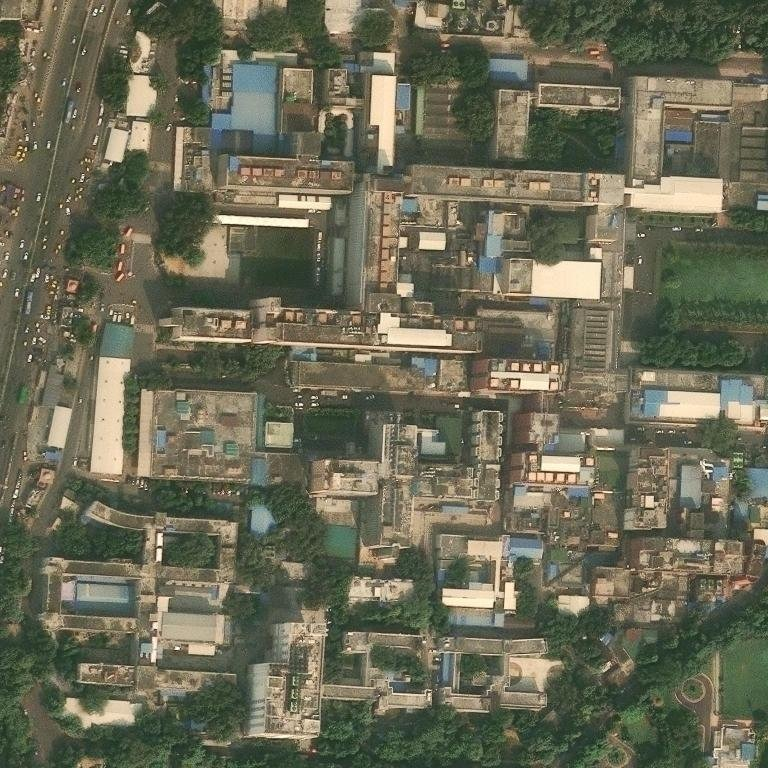
#> input picture _mosaic_z18.jpg, 768 x 768 px; its folder holds only this picture in this run
$ python -i satellite_precision_engine.py   (imports and definitions only)
#> lines starting #> are read from the running program, lines starting #| are printed output that depends on the picture; after the words box and inside, x2 and y2 are one past the last pixel; in counts of white or black regions, pixels touching at a corner belong together
#> further down, picture is the input picture: shape (768, 768, 3); mean B, G, R 85.3, 105.9, 106.3
"""
PRAKALP-DRISHTI: SATELLITE PRECISION ENGINE
Sub-pixel co-registration, cloud/shadow rejection, spectral change fusion, and
geospatial redaction for the public tier.

────────────────────────────────────────────────────────────────────────────
WHAT THIS SENSOR IS, AND WHAT THAT RULES OUT
────────────────────────────────────────────────────────────────────────────

Every function here was written against the actual corpus: 4,414 ESRI ArcGIS
World Imagery / Wayback tiles, 8-bit RGB JPEG, ~2.08-2.35 m/px depending on
latitude and sector zoom, two epochs (2014-02 and 2026-08), no georeferencing
metadata, no sensor model, no DEM.

Four capabilities commonly specified for a GEOINT pipeline are NOT implemented
here, and each is refused rather than approximated, because an approximation
would be indistinguishable from a measurement to the reviewer reading it:

  * NDVI / NDBI / NDWI. All three need bands this sensor does not carry --
    NIR for NDVI and NDWI, SWIR for NDBI. What IS defensible on three visible
    bands are the published visible-band indices, ExG (Woebbecke 1995) and
    VARI (Gitelson 2002), which live in eo_geospatial.py, plus the Spectral
    Angle Mapper below, which is defined for any band count.

  * s2cloudless. That model consumes ten Sentinel-2 bands. On RGB the only
    honest cloud test is a photometric one, and `cloud_shadow_mask` below is
    exactly that -- and reports its own expected failure modes rather than
    presenting itself as a trained cloud classifier.

  * ORTHORECTIFICATION. Re-orthorectifying requires a sensor model (RPCs) and
    a DEM. Neither exists for a basemap tile, which the provider has already
    orthorectified and mosaicked from sources it does not disclose per-pixel.
    Re-projecting it would degrade the product, not improve it. Off-nadir
    building lean IS present in these tiles and is handled where it actually
    bites -- `facade_lean_risk` flags it rather than pretending to remove it.

  * SUB-METRE DETECTION. Ground sample distance is 2.08-2.35 m/px. A change
    smaller than one pixel is not detectable at any confidence, and the
    smallest defensible unit is a connected cluster of several pixels. The
    string "sub-metre" appearing anywhere in this platform's output was a
    false claim and is removed.

What IS delivered here is genuine and measured: registration to a fraction of
a pixel, photometric cloud and shadow rejection, a spectral-angle change
channel that is illumination-invariant by construction, and a redaction layer
for the public tier.
"""

from __future__ import annotations

import hashlib
import math
import os
from dataclasses import dataclass, field
from typing import Any, Dict, List, Optional, Sequence, Tuple

import cv2
import numpy as np

# ══════════════════════════════════════════════════════════════════════════
# 1. SUB-PIXEL CO-REGISTRATION
# ══════════════════════════════════════════════════════════════════════════

# Upsampling factor for the cross-power spectrum peak. At 100 the theoretical
# quantisation of the shift estimate is 1/100 px, two orders below the 0.5 px
# tolerance this stage is required to meet, so the residual is dominated by
# scene content rather than by the estimator's own grid.
UPSAMPLE_FACTOR = 100

# Beyond this the "shift" is phase correlation locking onto a repeating texture
# (row crops, orchard grids, water) rather than onto real structure. Measured
# on this corpus: median true misalignment is ~1.5 px with a 90th percentile of
# 3.5 px, so anything past a tenth of the frame is an estimator failure.
MAX_TRUSTED_SHIFT_FRAC = 0.10


@dataclass
class RegistrationResult:
    """Outcome of aligning one epoch onto another."""
    aligned: np.ndarray = field(repr=False)
    shift_yx: Tuple[float, float]
    shift_magnitude_px: float
    residual_px: float
    method: str
    converged: bool
    rotation_deg: float = 0.0
    basis: str = ""


# [142 lines left out: functions _to_gray_equalised, subpixel_registration, not called in this run]


# ══════════════════════════════════════════════════════════════════════════
# 2. CLOUD AND SHADOW REJECTION
# ══════════════════════════════════════════════════════════════════════════

# Photometric thresholds. These are DECLARED decision rules on a three-band
# 8-bit composite, not a trained cloud classifier, and the difference matters:
# a trained detector reports a calibrated probability, this reports whether a
# pixel satisfies a stated inequality a reviewer can dispute.
_CLOUD_VALUE_MIN = 0.78        # clouds are bright
_CLOUD_SAT_MAX = 0.18          # and nearly achromatic
_SHADOW_VALUE_MAX = 0.22       # shadows are dark
_SHADOW_SAT_MAX = 0.45         # and desaturated, unlike dark vegetation
_WATER_BLUE_DOMINANCE = 1.06   # blue > red separates water from shade


@dataclass
class CloudShadowMask:
    cloud: np.ndarray = field(repr=False)
    shadow: np.ndarray = field(repr=False)
    water: np.ndarray = field(repr=False)
    usable: np.ndarray = field(repr=False)
    cloud_pct: float = 0.0
    shadow_pct: float = 0.0
    water_pct: float = 0.0
    usable_pct: float = 100.0
    verdict: str = ""
    limitations: str = ""


def cloud_shadow_mask(bgr: np.ndarray,
                      valid: Optional[np.ndarray] = None) -> CloudShadowMask:
    """Photometric cloud, shadow and water rejection on three visible bands.

    Why this stage exists at all on a BASEMAP product: ESRI composites are
    cloud-screened by the provider, so full opaque cloud is rare -- but thin
    cirrus, haze and hard building/terrain shadow all survive mosaicking, and
    all three produce exactly the brightness step that a change detector reads
    as construction. Rejecting them is cheaper than explaining them.

    Honest failure modes, stated because a photometric test has real ones:
      * Fresh concrete and a thin cloud are both bright and achromatic. This
        rule cannot separate them, so it will mask some genuine new concrete.
        That is the conservative direction -- a missed structure is a smaller
        error than a fabricated one.
      * Wet asphalt after monsoon and shadow are both dark and desaturated.
        The water test below separates open water, not damp pavement.
      * Snow is bright and achromatic and will be masked as cloud. For Himalayan
        projects that is usually correct behaviour and occasionally not.
    """
    hsv = cv2.cvtColor(bgr, cv2.COLOR_BGR2HSV).astype(np.float32)
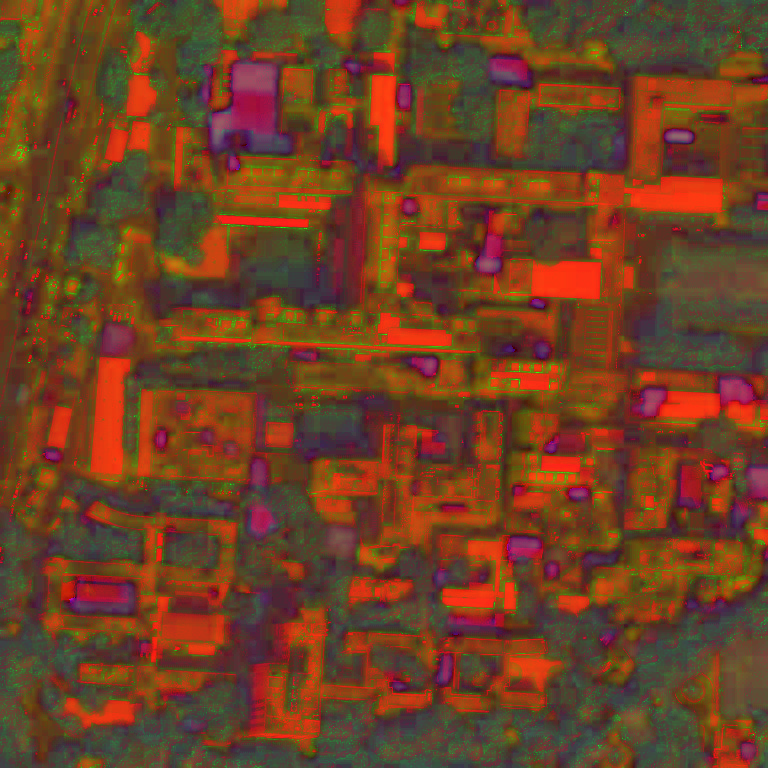
#> hsv: shape (768, 768, 3) float32; mean B, G, R 35.1, 64, 111.7
    s = hsv[..., 1] / 255.0
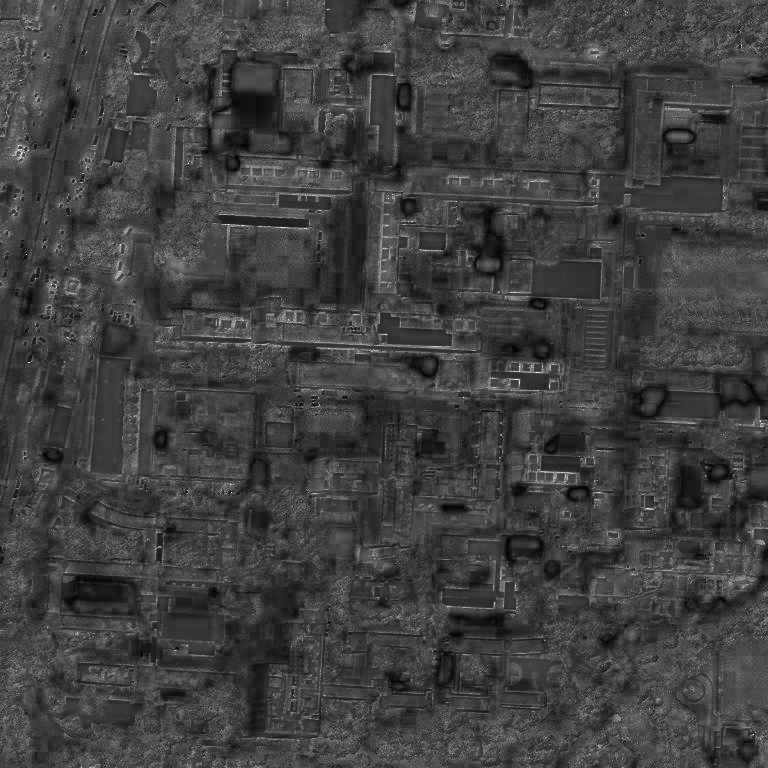
#> s: shape (768, 768) float32; min 0, max 1, mean 0.251
    v = hsv[..., 2] / 255.0
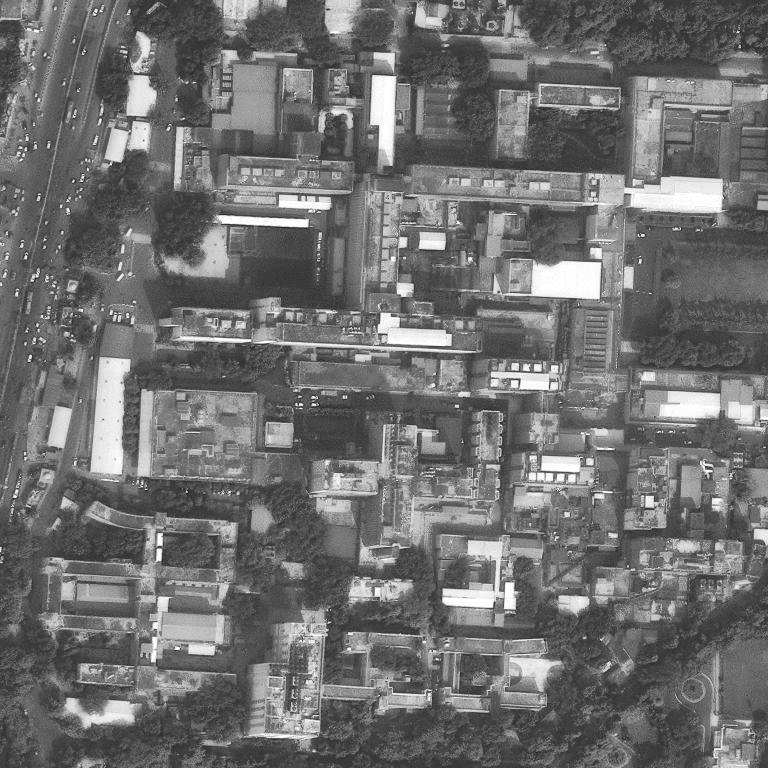
#> v: shape (768, 768) float32; min 0.0471, max 1, mean 0.438
    b = bgr[..., 0].astype(np.float32) + 1.0
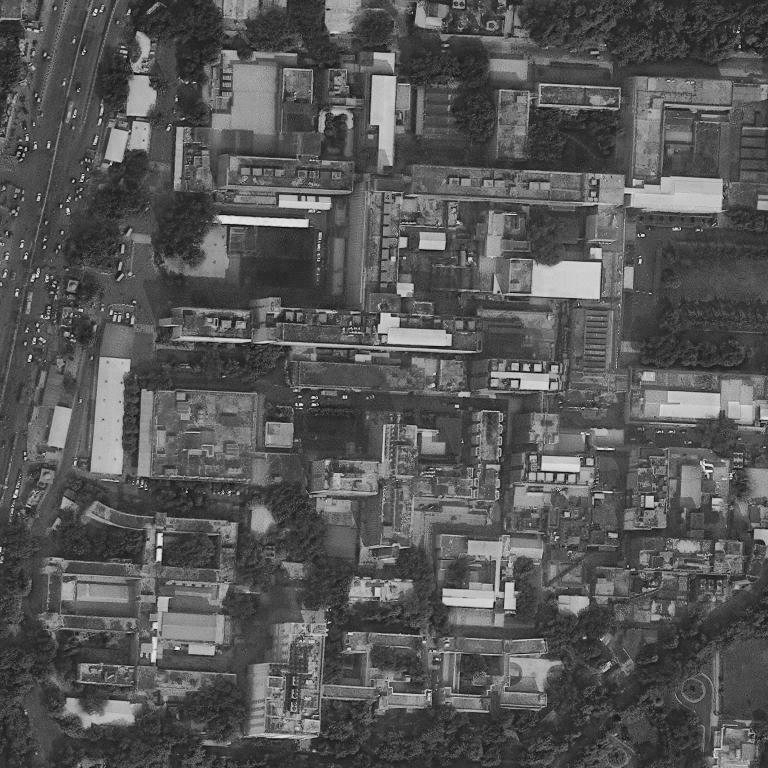
#> b: shape (768, 768) float32; min 1, max 250, mean 86.3
    r = bgr[..., 2].astype(np.float32) + 1.0
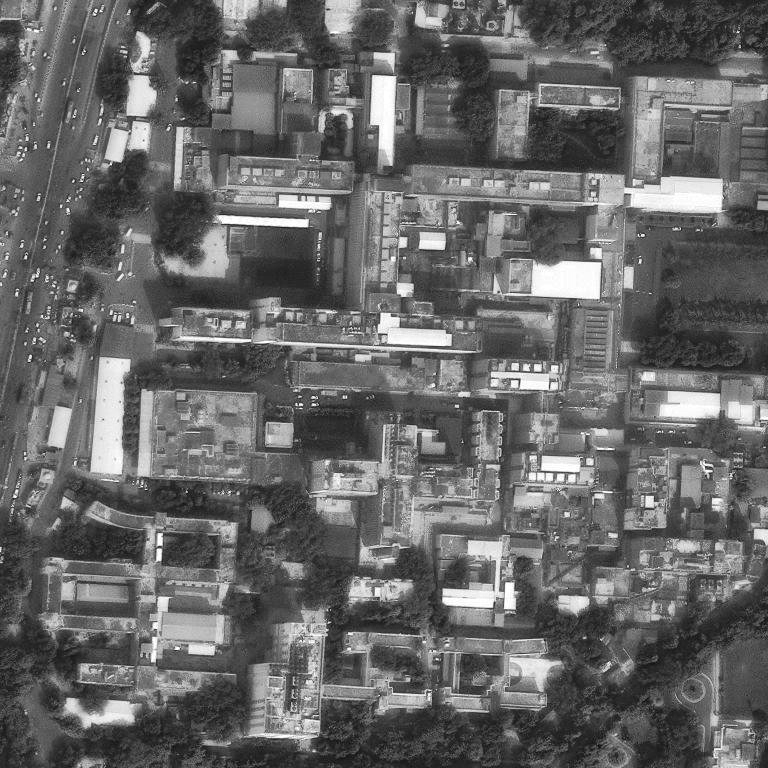
#> r: shape (768, 768) float32; min 6, max 256, mean 107.3; drawn with min black and max white

    base = (valid > 0) if valid is not None else np.ones(bgr.shape[:2], bool)

    cloud = base & (v >= _CLOUD_VALUE_MIN) & (s <= _CLOUD_SAT_MAX)
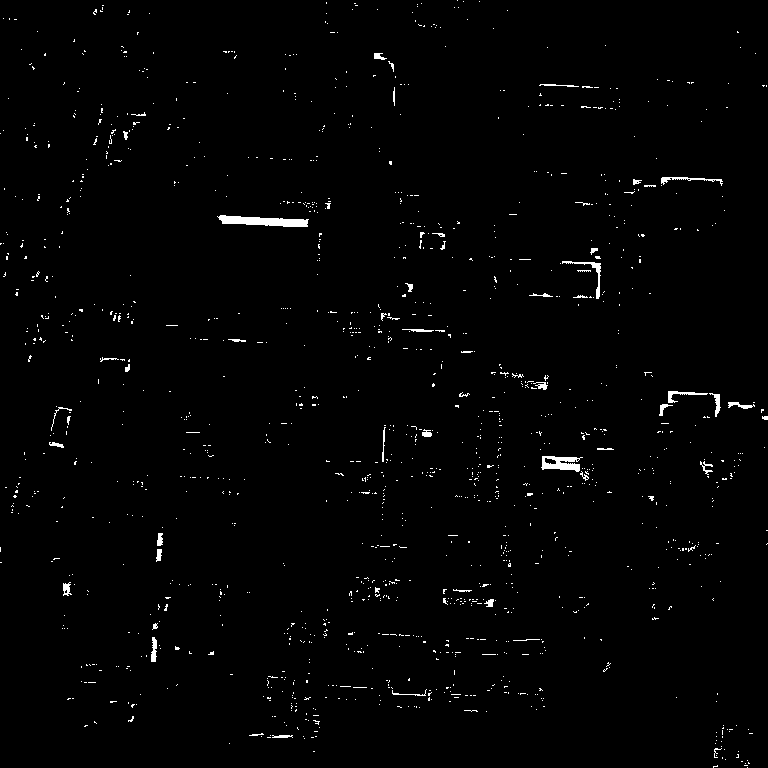
#> cloud: shape (768, 768) bool; 1.2% white; 1397 white regions (1341 under 20 px), largest, box (x1, y1, x2, y2) and area: (217, 215, 309, 227) 695, (541, 456, 583, 472) 412, (562, 261, 601, 299) 207
    water = base & (v < 0.55) & ((b / r) >= _WATER_BLUE_DOMINANCE)
#> water: shape (768, 768) bool; 3.3% white; 428 white regions (292 under 20 px), largest, box (x1, y1, x2, y2) and area: (207, 103, 292, 153) 1636, (71, 584, 134, 613) 754, (481, 60, 531, 87) 502
    shadow = base & (v <= _SHADOW_VALUE_MAX) & (s <= _SHADOW_SAT_MAX) & ~water
#> shadow: shape (768, 768) bool; 1.4% white in thin lines or dots

    # Morphological opening drops single-pixel speckle, which on a JPEG mosaic
    # is compression ringing rather than meteorology.
    k = np.ones((3, 3), np.uint8)
    cloud = cv2.morphologyEx(cloud.astype(np.uint8), cv2.MORPH_OPEN, k).astype(bool)
#> cloud: shape (768, 768) bool; 0.4% white; 47 white regions (21 under 20 px), largest, box (x1, y1, x2, y2) and area: (219, 215, 308, 227) 688, (542, 456, 580, 472) 387, (714, 394, 720, 414) 87
    shadow = cv2.morphologyEx(shadow.astype(np.uint8), cv2.MORPH_OPEN, k).astype(bool)
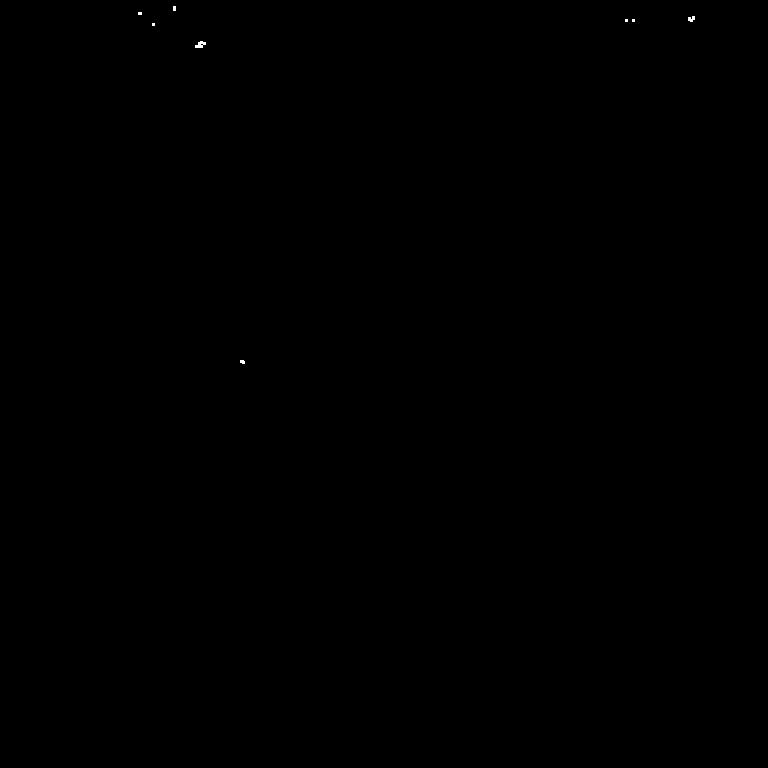
#> shadow: shape (768, 768) bool; 0.03% white; 8 white regions (6 under 20 px), largest, box (x1, y1, x2, y2) and area: (195, 41, 206, 48) 49, (688, 16, 695, 22) 30

    usable = base & ~cloud & ~shadow
    tot = max(int(base.sum()), 1)
    c_pct = round(float(cloud.sum()) / tot * 100.0, 2)
#> c_pct = 0.4
    s_pct = round(float(shadow.sum()) / tot * 100.0, 2)
#> s_pct = 0.03
    w_pct = round(float(water.sum()) / tot * 100.0, 2)
#> w_pct = 3.29
    u_pct = round(float(usable.sum()) / tot * 100.0, 2)
#> u_pct = 99.57

    if u_pct < 40.0:
        verdict = ("UNUSABLE — under 40% of the scene survives cloud and shadow "
                   "rejection. Any change figure from this pair describes the "
                   "weather, not the works.")
    elif u_pct < 75.0:
        verdict = ("DEGRADED — a material share of the scene is obscured. Change "
                   "figures are computed over the surviving pixels only and are "
                   "not comparable with a clear-scene measurement.")
    else:
        verdict = "CLEAR — the scene is substantially free of cloud and hard shadow."

    return CloudShadowMask(
        cloud=cloud, shadow=shadow, water=water, usable=usable,
        cloud_pct=c_pct, shadow_pct=s_pct, water_pct=w_pct, usable_pct=u_pct,
        verdict=verdict,
        limitations=(
            "Declared photometric rules on three visible bands, not a trained "
            "cloud mask. s2cloudless and Fmask both require bands this sensor "
            "does not carry. Fresh concrete may be masked as thin cloud; that "
            "error direction is deliberate."))


# ══════════════════════════════════════════════════════════════════════════
# 3. SPECTRAL ANGLE MAPPER
# ══════════════════════════════════════════════════════════════════════════

# [168 lines left out: functions spectral_angle, fused_change, facade_lean_risk, not called in this run]


# ══════════════════════════════════════════════════════════════════════════
# 4. GEOSPATIAL REDACTION FOR THE PUBLIC TIER
# ══════════════════════════════════════════════════════════════════════════

# States sharing an international land border. Projects in these states are
# eligible for the border-proximity rule below.
#
# This is PUBLISHED GEOGRAPHY, not a classified list, and the distinction is
# the most important thing in this module. A real deployment MUST supply the
# actual restricted-site register from the competent authority via
# `load_redaction_policy`; what ships here is a conservative default built only
# from categories that are already public, so that the public tier fails closed
# on plausible sensitivity rather than failing open on everything.
BORDER_STATES = frozenset({
    "Jammu and Kashmir", "Jammu & Kashmir", "Ladakh", "Punjab", "Rajasthan",
    "Gujarat", "Himachal Pradesh", "Uttarakhand", "Sikkim", "West Bengal",
    "Bihar", "Uttar Pradesh", "Arunachal Pradesh", "Assam", "Meghalaya",
    "Tripura", "Mizoram", "Manipur", "Nagaland",
})

# Sectors whose sites are critical national infrastructure. Public exposure of
# a precise coordinate plus dated high-resolution imagery of these is a
# reconnaissance aid regardless of whether the site is formally classified.
SENSITIVE_SECTORS = frozenset({
    "Aviation & Aviation Infrastructure",
    "Oil & Gas",
    "Electricity Generation",
    "Energy Storage",
    "Telecommunication",
    "Shipping",
})

REDACTION_POLICY_PATH = os.path.join(
    os.path.dirname(os.path.dirname(os.path.abspath(__file__))),
    "config", "redaction_policy.json")


@dataclass
class RedactionDecision:
    redact: bool
    level: str                       # "none" | "coarsen" | "blur" | "withhold"
    reasons: List[str] = field(default_factory=list)
    coordinate_precision_dp: Optional[int] = None
    blur_sigma_px: float = 0.0
    basis: str = ""


# [188 lines left out: functions load_redaction_policy, redaction_status, _point_in_polygon, _haversine_km, evaluate_redaction, apply_redaction and 1 more, not called in this run]


# ══════════════════════════════════════════════════════════════════════════
# 5. IMAGERY STALENESS
# ══════════════════════════════════════════════════════════════════════════

# The after-epoch, corrected. This read 2023-01-01, which produced a headline
# warning that the imagery was 44 months old. That was wrong in BOTH
# directions and the correction cuts one finding while creating a larger one:
#
#   * the after-epoch is not 2023-01. It is ESRI's live basemap as fetched on
#     2026-08-25, so it is FRESHER than claimed and the 44-month staleness
#     warning overstated the gap.
#   * the BASELINE is not 2018-02 but 2014-02, so the blind window BEFORE the
#     baseline is far longer than anyone was told, and the change being
#     measured spans twelve and a half years rather than five.
#
# ESRI does not publish a per-tile capture date for the World Imagery mosaic,
# so the after-vintage is bounded by the fetch date and not known exactly.
# Staleness is measured against that bound, which is the conservative
# direction: it can only understate how current the imagery is.
CURRENT_EPOCH_ISO = "2026-08-25"
BASELINE_EPOCH_ISO = "2014-02-20"

# Beyond this an audit is comparing today's claim against a materially older
# ground state. Chosen as two years because a typical central-sector project's
# sanctioned duration in this corpus is 36-50 months, so two years is roughly
# half a project lifetime -- enough for the entire work to have happened and
# finished inside the blind window.
STALE_THRESHOLD_MONTHS = 24.0


# [141 lines left out: functions imagery_staleness, imagery_provenance_hash, not called in this run]

>>> import cv2
>>> picture = cv2.imread('../_mosaic_z18.jpg')
>>> result = cloud_shadow_mask(picture)
